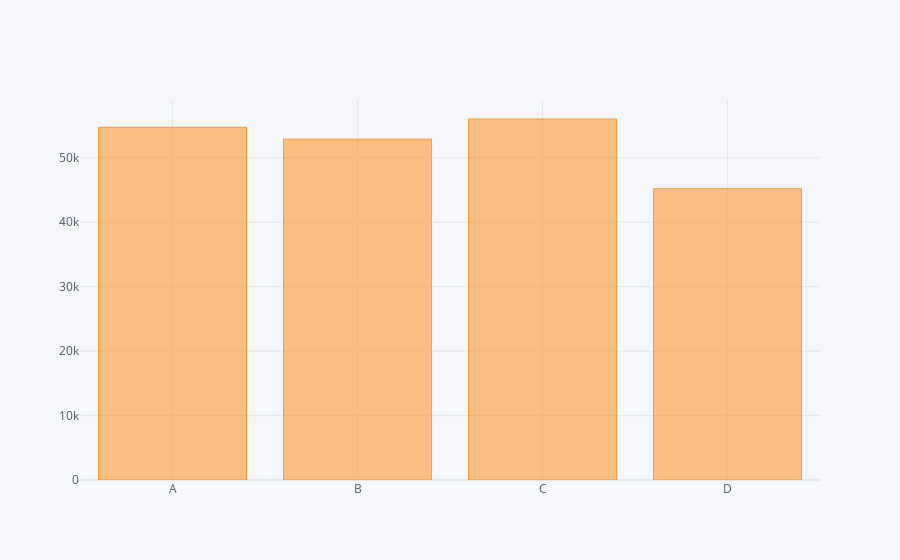

Here is the notebook cell this chart was saved with:
### Markdown cell above
Bullshit's ugly... right?

### Code cell
df.sum().iplot(kind= 'bar')

### Figure 1 — Plotly figure (JSON) as saved in the notebook; plotly's stock layout.template omitted (floating-point values rounded to 4 significant figures)
{"data": [{"marker": {"color": "rgba(255, 153, 51, 0.6)", "line": {"color": "rgba(255, 153, 51, 1.0)", "width": 1}}, "name": "None", "orientation": "v", "text": "", "type": "bar", "x": ["A", "B", "C", "D"], "y": [54713, 52881, 56011, 45196]}], "layout": {"legend": {"bgcolor": "#F5F6F9", "font": {"color": "#4D5663"}}, "paper_bgcolor": "#F5F6F9", "plot_bgcolor": "#F5F6F9", "title": {"font": {"color": "#4D5663"}}, "xaxis": {"gridcolor": "#E1E5ED", "showgrid": true, "tickfont": {"color": "#4D5663"}, "title": {"font": {"color": "#4D5663"}, "text": ""}, "zerolinecolor": "#E1E5ED"}, "yaxis": {"gridcolor": "#E1E5ED", "showgrid": true, "tickfont": {"color": "#4D5663"}, "title": {"font": {"color": "#4D5663"}, "text": ""}, "zerolinecolor": "#E1E5ED"}}}
